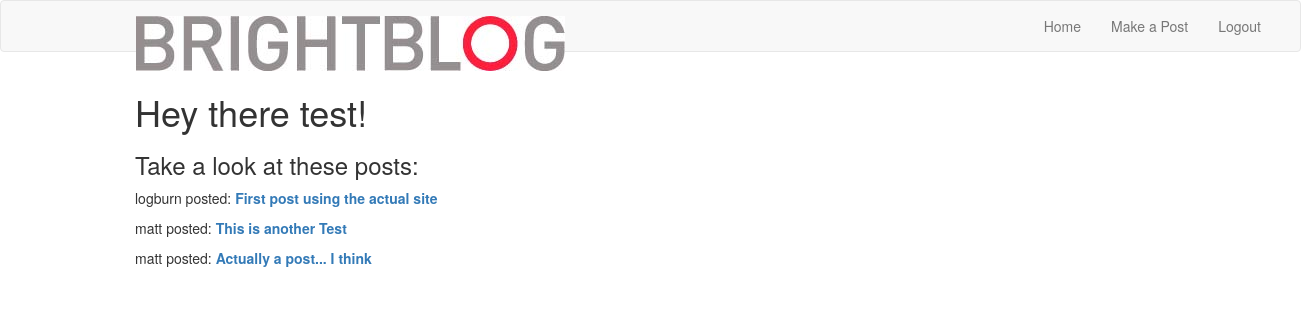
The app's page /index (signed in) with its own data.
### app/models.py (models this page shows, shortened)
class User(UserMixin, db.Model):
    id = db.Column(db.Integer, primary_key=True)
    username = db.Column(db.String(64), index=True, unique=True)
    email = db.Column(db.String(120), index=True, unique=True)
    password_hash = db.Column(db.String(128))
    posts = db.relationship('Post', backref='author', lazy='dynamic')
    comments = db.relationship('Comment', backref='author', lazy='dynamic')

class Post(db.Model):
    id = db.Column(db.Integer, primary_key=True)
    title = db.Column(db.String(150))
    body = db.Column(db.Text())
    timestamp = db.Column(db.DateTime, index=True, default=datetime.utcnow)
    user_id = db.Column(db.Integer, db.ForeignKey('user.id'))

### app/routes.py (the view)
@app.route('/')
@app.route('/index')
def index():
    posts = Post.query.all()
    return render_template('index.html', title='Home Page', posts=posts)

### app/models.py (called while the page is built)
@login.user_loader
def load_user(id):
    return User.query.get(int(id))

### app/templates/index.html
{% extends "base.html" %}
{% block content %}
<div class="container">
    {% if current_user.is_anonymous %}
        <h1 class="welcome">Welcome to Brightblog!</h1>
    {% else %}
        <h1 class="welcome">Hey there {{ current_user.username }}!</h1>
    {% endif %}
    <h3>Take a look at these posts:</h3>
    {% for post in posts %}
    <div>
        <p>
            {{ post.author.username }} posted:
            <b><a href="{{url_for('show_post', post_id=post.id) }}">{{ post.title }}</a></b>
        </p>
    </div>
    {% endfor %}
</div>
{% endblock %}

### app/static/brightblog.css (style rules this page uses)
.container { margin-left: 120px; margin-right: 120px; }

### records on screen
User: username "test"
Post: author.username "logburn", title "First post using the actual site"
Post: author.username "matt", title "This is another Test"
Post: author.username "matt", title "Actually a post... I think"
